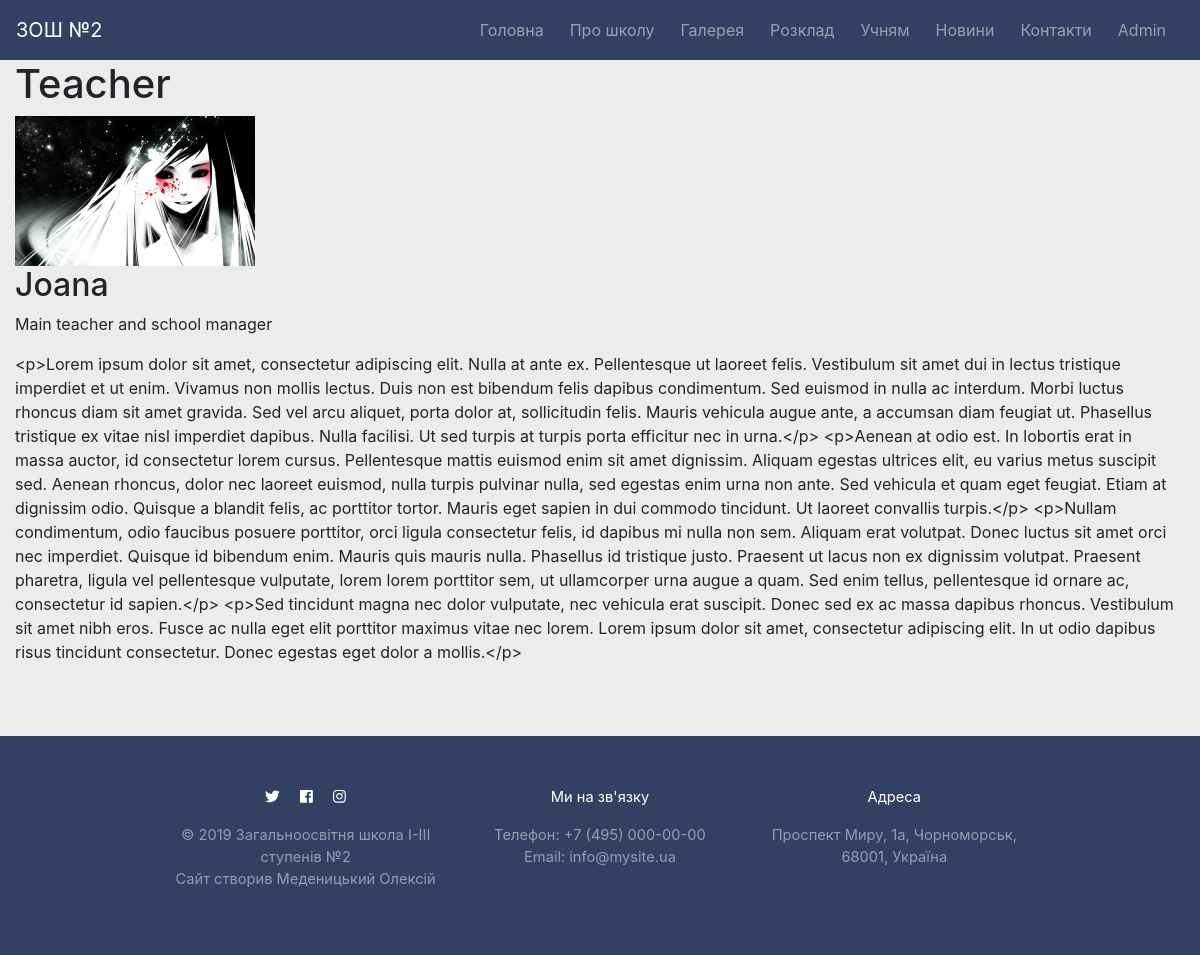
The page /teacher/1/ on the database its author committed.
### core/models.py (models this page shows, shortened)
class Teacher(models.Model):
	photo = models.ImageField(default='teacher_photos/default.png', upload_to='teacher_photos')
	name = models.CharField(max_length=150)
	rank = models.CharField(max_length=150)
	description = models.TextField()

### core/views.py (the view)
# urls.py: path('teacher/<int:pk>/', teacher_detail.as_view(), name='teacher-detail'),
class teacher_detail(DetailView):
	model = Teacher

### core/templates/core/teacher_detail.html
{% extends 'core/base.html' %}
{% block content %}
	<b><h1>Teacher</h1></b>
		<img src="{{ object.photo.url }}" height=150>
		<h2>{{ object.name }}</h2>
		<p>{{ object.rank }}</p>
		<p>{{ object.description }}</p>
	<br>
{% endblock content %}

### core/static/core/main.css (style rules this page uses)
body { background-color: #ececec; height: 100%; min-height: 100vh; }

### rows shown on the page
Teacher: photo (picture), name "Joana", rank "Main teacher and school manager", description "<p>Lorem ipsum dolor sit amet, consectetur adipiscing elit. Nulla at ante ex. Pellentesque ut laoreet felis. Vestibulum sit amet dui in lectus tristique imperdiet et ut enim. Vivamus non mollis lectus. Duis non est bibendum felis dapibus condimentum. Sed euismod in nulla ac interdum. Morbi luctus rhoncus diam sit amet gravida. Sed vel arcu aliquet, porta dolor at, sollicitudin felis. Mauris vehicula augue ante, a accumsan diam feugiat ut. Phasellus tristique ex vitae nisl imperdiet dapibus. Nulla facilisi. Ut sed turpis at turpis porta efficitur nec in urna.</p> <p>Aenean at odio est. In lobortis erat in massa auctor, id consectetur lorem cursus. Pellentesque mattis euismod enim sit amet…"
